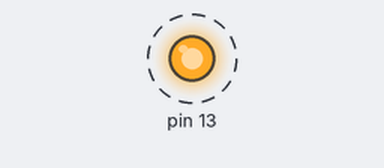
The sketch below on a simulated Arduino Uno, built with avr-gcc and run on an emulated ATmega328P. Shown: output pins drawn as LEDs (lit = HIGH). Dashed ring = blinking.

Above: at 0.07 s.
Timing chart, 0 to 3.0 s (numbered marks = the images above):
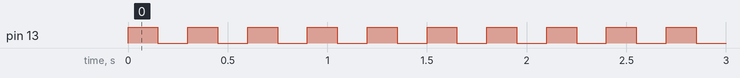

Measured:
- by itself, pin 13: alternates HIGH for 0.15 s and LOW for 0.15 s

The sketch:

simpleArduinoTest.ino
```cpp
void setup() {
  pinMode(13, OUTPUT);
}

void loop() {
  digitalWrite(13, 1);
  delay(150);
  digitalWrite(13, 0);
  delay(150);
}
```
